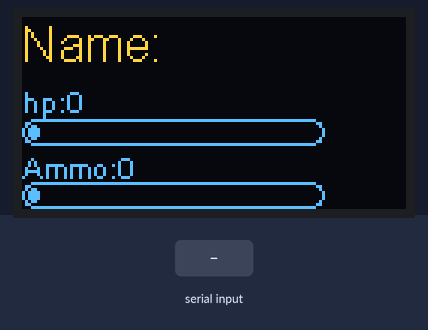
Bench run of a sketch on a simulated ESP8266 (NodeMCU). Parts: 128×64 one-colour display. Inputs (shaded band) come from the test bench. The OLED is the two-colour kind (top 16 rows yellow); WiFi joins after 1.5 s; servers stay silent unless stated; uploads are accepted with an empty reply; what the sketch prints to the serial monitor is not drawn.

Above: at 2.9 s.
3.0 s: "90,45,200\n" received over Serial
At 4.8 s:
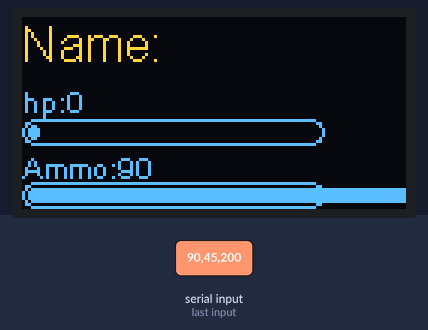
5.2 s: "30,150\n" received over Serial
At 6.3 s:
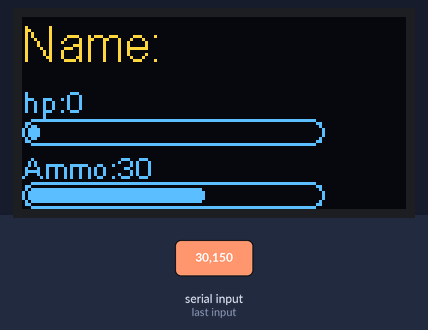
7.2 s: "5\n" received over Serial
At 9.2 s:
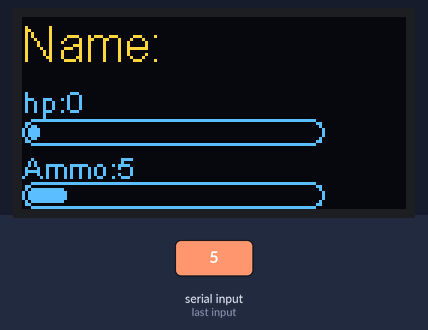
Timing chart, 0 to 10.7 s (numbered marks = the images above; inputs shaded):
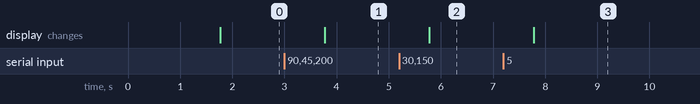

Measured:
- after the input at 3.0 s, the display: changes after 0.77 s (image 1)
- after the input at 5.2 s, the display: changes after 0.57 s (image 2)
- after the input at 7.2 s, the display: changes after 0.58 s (image 3)

The sketch:

blitz_esp.ino
```cpp
#include <ESP8266WiFi.h>
#include <ESP8266HTTPClient.h>

#include <Wire.h>
#include "SSD1306.h"

const char* ssid = "kamal";       //my WiFi or Hotspot name
const char* password = "kamalkamal";//my WiFi Password
SSD1306  display(0x3c, 0, 2);

uint8_t hp, ammo;
uint8_t max_hp = 100; //maximum hp this player can have
uint8_t max_ammo = 50;  //maximum ammo this player can have
unsigned long update_db_interval = 1000;

uint8_t player_ID = 1;//total of 12 players
//session variables
int time_minutes = 5; //Game wil get reset after 5 minutes...i.e., session over
unsigned long time_limit = time_minutes * 60 * 1000; //converting session time into milliseconds
unsigned long present_ms = 0,last_ms =0,update_db,time_ms = 0;

boolean new_game = false;

String player_name = "Test";
int reset = 0, prev_reset = 0;
String server = "http://192.168.137.1/";
int port = 80; //default port
String response;

int time_up = 0;

String ard_data;

HTTPClient http;//http client object to communicate with website

void setup() {
  // put your setup code here, to run once:
  Serial.begin(115200);
  WiFi.begin(ssid, password);
  present_ms = millis();
  while (WiFi.status() != WL_CONNECTED) {
    delay(500);
    //Serial.print(".");
    if(present_ms - time_ms > 10000)
    {
      time_ms = present_ms;
      break;
    }
  }
  req_server();  //fetch player detail
  display.init();
  display.flipScreenVertically();
  display_hp_ammo();
}

void loop() {
  // put your main code here, to run repeatedly:
  present_ms = millis();
  if(Serial.available() > 0)
  {
    ard_data = Serial.readStringUntil('\n');
    parse_data();
    Serial.println((String)hp + " " + (String)ammo);
  }
  if (reset != 0 && prev_reset == 0)
  {
    Serial.println("#"+(String)reset + "#" + (String)time_up + '#');
    new_game = true;
    time_ms = present_ms;
  }
  else
  {
    new_game = false;
  }
  prev_reset = reset;
  if(present_ms - last_ms > 1000)
  {
    last_ms = present_ms;
    if(hp > 0 && ammo > 0)
    {
      display_hp_ammo();
    }
    else if(ammo <= 0)
    {
      display_ammo_over();
    }
    else
    {
      display_player_dead();
    }
  }
  if (present_ms - time_ms > time_limit)
  {
    Serial.println("#"+(String)reset + "#" + (String)time_up + '#');
    display_game_over();
    req_server();
    delay(100);
  }
  else
  {
    if (present_ms - update_db > update_db_interval)
    {
      display_hp_ammo();
      //Serial.priintln("requestin server");
      req_server();
      update_db = present_ms;
    }
  }
}

void parse_data()
{
  int l = ard_data.length(), k = 0;
  int limits[100];
  for (int i = 0; i < l - 1 ; i++)
  {
    if (ard_data[i] == '#')
    {
      limits[k] = i + 1;
      k++;
    }
  }
  Serial.println(ard_data);
  String temp = ard_data.substring(limits[0], limits[1] - 1);
  hp = temp.toInt();
  temp = ard_data.substring(limits[1], limits[2] - 1);
  ammo = temp.toInt();
}
void req_server()
{
  if (WiFi.status() == WL_CONNECTED)
  {
    String url = "LaserTag/get_player_data.php/?player=";
    url += String(player_ID);
    url += "&hp=";
    url += String(hp);
    url += "&ammo=";
    url += String(ammo);
    url += "&time=";
    url += String(present_ms - time_ms);

    String request = server + url;
    //Serial.priintln(request);
    http.begin(request);
    int response_code = http.GET();
    if (response_code == HTTP_CODE_OK)
    {
      response = http.getString();
      parse_response();
    }

    else {
      //Serial.printf("[HTTP] GET... failed, error: %s\n", http.errorToString(response_code).c_str());
    }
    //Serial.println(response);
    http.end();
    delay(10);
  }
}


void parse_response()
{
  int l = response.length(), k = 0;
  int limits[100];
  for (int i = 0; i < l - 1 ; i++)
  {
    if (response[i] == '#' && response[i + 1] == '_')
    {
      limits[k] = i + 2;
      k++;
    }
  }
  player_name = response.substring(limits[0], limits[1] - 2);
  String temp = response.substring(limits[1], limits[2] - 2);
  reset = temp.toInt();
  //Serial.priintln(player_name);
}

void display_hp_ammo()
{
  int disp_hp = map(hp, 0, max_hp, 0, 100);
  int disp_ammo = map(ammo, 0, max_ammo, 0, 100);
  display.clear();
  display.setFont(ArialMT_Plain_16);
  display.drawString(0, 0, "Name: " + String(player_name));
  display.setFont(ArialMT_Plain_10);
  display.drawString(0, 22, "hp:" + String(hp));
  display.drawProgressBar(0, 34, 100, 8, disp_hp);
  display.drawString(0, 44, "Ammo:" + String(ammo));
  display.drawProgressBar(0, 55 , 100, 8, disp_ammo);
  display.display();
}

void display_player_dead()
{
  display.clear();
  display.setFont(ArialMT_Plain_16);
  display.drawString(0, 10, "health: " + String(hp));
  display.setFont(ArialMT_Plain_10);
  display.drawString(40, 40, "PLAYER DEAD!!!");
  display.display();
}

void display_game_over()
{
  display.clear();
  display.setFont(ArialMT_Plain_16);
  display.drawString(0, 10, "Time Up!" );
  display.setFont(ArialMT_Plain_10);
  display.drawString(40, 40, "Game Over!!");
  display.display();
}


void display_ammo_over()
{
  display.clear();
  display.setFont(ArialMT_Plain_16);
  display.drawString(0, 10, "AMMO: " + String(ammo));
  display.setFont(ArialMT_Plain_10);
  display.drawString(40, 40, "AMMO OVER!!!");
  display.display();
}
```
